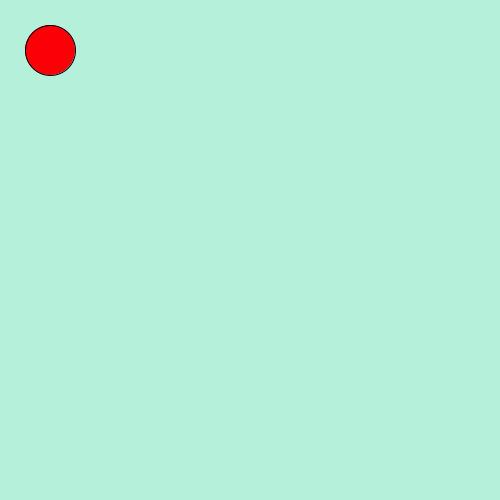
Frame 1 (no input)
Frame 60 (the mouse pressed at the canvas centre just before this capture): identical to frame 1, image omitted
Frame 120 (the mouse held since frame 60 and released just before this capture): identical to frame 1, image omitted

The Processing sketch that drew this single still picture (run headless with seeded random() and noise(); from frame 60 on, the mouse is pressed at the canvas centre):

// Processing sketch: slippery_dot
// ── slippery_dot.pde
/*** When you are done, this program will draw an ellipse 
     that jumps to new location each time you click on it.
***/
 
 // 1. Create three integer variables to represent the x, y, and the size of the ellipse
       int dotX = 50;
      int dotY = 50;
      int dotSize = 50;
    void setup() {
      
      // 2. Set the size of your sketch

    size(500,500);
    }
    
    void draw() {
    
      // 3. Set the background color of your sketch
         background(#B5F0DB);
      // 4. Draw an ellipse using the variables created at the top of the sketch for the location and size of your ellipse. 
      //    Make sure it fits in the window. Change the variables if it does not.    ellipse(dotX,dotY,dotSize,dotSize);
    fill(#FC0008);
    ellipse(dotX,dotY,dotSize,dotSize);
    }
    
    /******** This method gets called automatically when you press the mouse ************/
    void mousePressed() {
      //5. Create an integer variable called distance
      int distance =   getDistanceFromMouse(dotX,dotY);
      //6. The getDistanceFromMouse() method below returns a number.
      //   Set the value of your distance variable to the value returned by the getDistance method
      //   You will need to pass the x and y location of your ellipse to this method.
      
          
      //7.  Use an if statement to check if your distance variable is < the radius of the ellipse
      //    If it is, make a new x AND y for the ellipse, for a new random location on the window
      //    Hint: Use code like this      x = (int) random(width);
     if(distance < dotSize/2){
       dotX =(int) random(width);
       dotY =(int) random(width);
     }
    }
    
    /********  This method gives you the number of pixels between the mouse and the x,y point ***********/
    int getDistanceFromMouse(int x, int y) {
      return (int)Math.sqrt(Math.pow((mouseX-x),2) + Math.pow((mouseY-y),2));
    }
